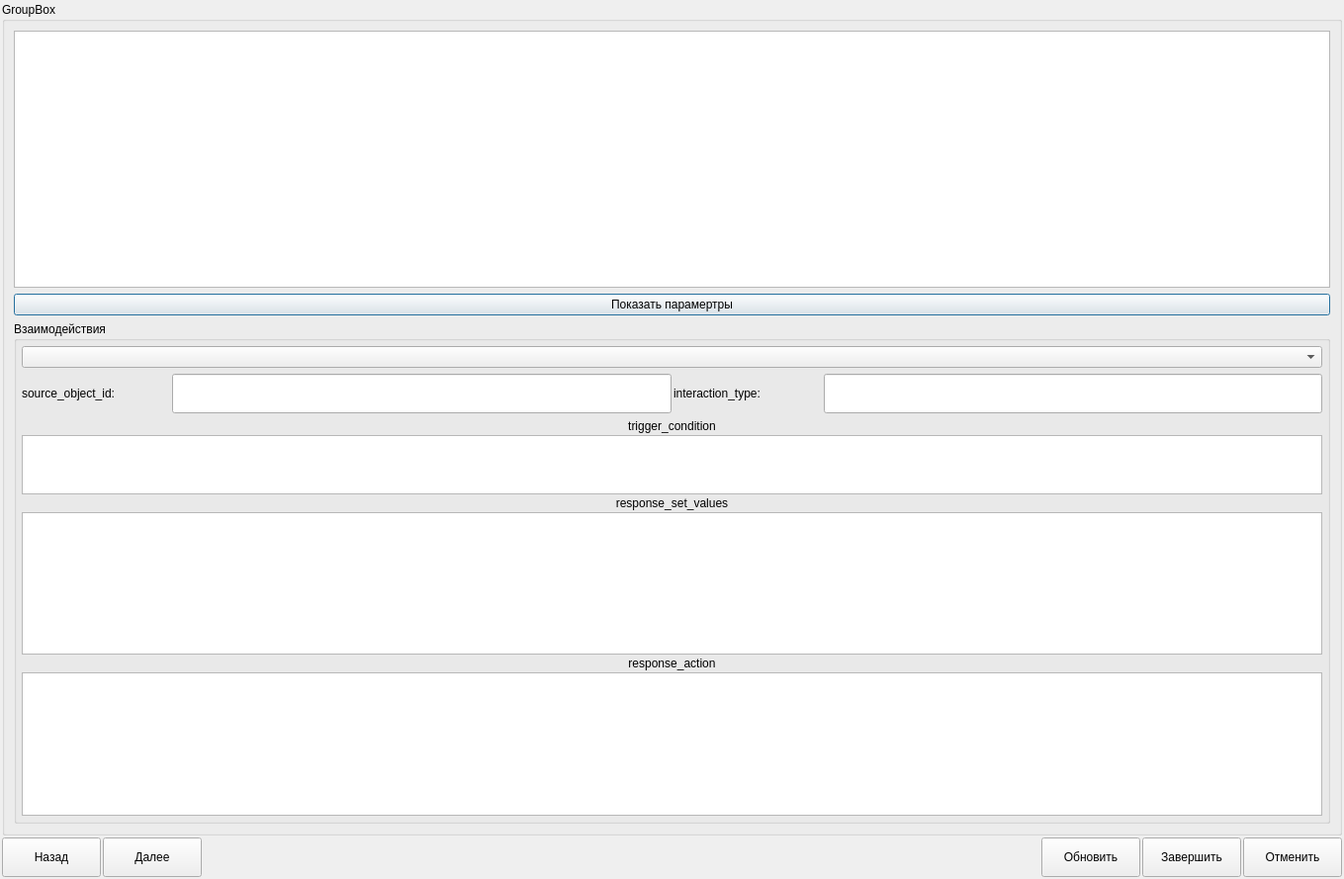
<?xml version="1.0" encoding="UTF-8"?>
<ui version="4.0">
 <class>DAddScenarioInteraction</class>
 <widget class="QDialog" name="DAddScenarioInteraction">
  <property name="geometry">
   <rect>
    <x>0</x>
    <y>0</y>
    <width>1359</width>
    <height>889</height>
   </rect>
  </property>
  <property name="windowTitle">
   <string>DAddScenarioInteraction</string>
  </property>
  <property name="sizeGripEnabled">
   <bool>false</bool>
  </property>
  <layout class="QVBoxLayout" name="verticalLayout">
   <property name="spacing">
    <number>2</number>
   </property>
   <property name="leftMargin">
    <number>2</number>
   </property>
   <property name="topMargin">
    <number>2</number>
   </property>
   <property name="rightMargin">
    <number>2</number>
   </property>
   <property name="bottomMargin">
    <number>2</number>
   </property>
   <item>
    <widget class="QStackedWidget" name="swInteraction">
     <property name="currentIndex">
      <number>1</number>
     </property>
     <widget class="QWidget" name="pageInteractions">
      <layout class="QVBoxLayout" name="verticalLayout_2">
       <property name="spacing">
        <number>2</number>
       </property>
       <property name="leftMargin">
        <number>0</number>
       </property>
       <property name="topMargin">
        <number>0</number>
       </property>
       <property name="rightMargin">
        <number>0</number>
       </property>
       <property name="bottomMargin">
        <number>0</number>
       </property>
       <item>
        <widget class="QGroupBox" name="gbInteractions">
         <property name="title">
          <string>Шаблоны взаимодействий</string>
         </property>
         <layout class="QVBoxLayout" name="verticalLayout_3">
          <property name="spacing">
           <number>2</number>
          </property>
          <property name="leftMargin">
           <number>0</number>
          </property>
          <property name="topMargin">
           <number>0</number>
          </property>
          <property name="rightMargin">
           <number>0</number>
          </property>
          <property name="bottomMargin">
           <number>0</number>
          </property>
          <item>
           <widget class="QListWidget" name="lwInteractions">
            <property name="styleSheet">
             <string notr="true">QListWidget::item { border-bottom: 1px solid #818181; color: white; background: transparent; }
QListWidget::item:selected { border-bottom: 1px solid #818181; color: black;  background: #d2d2d2; }</string>
            </property>
           </widget>
          </item>
         </layout>
        </widget>
       </item>
      </layout>
     </widget>
     <widget class="QWidget" name="pageFilling">
      <layout class="QVBoxLayout" name="verticalLayout_4">
       <property name="spacing">
        <number>2</number>
       </property>
       <property name="leftMargin">
        <number>0</number>
       </property>
       <property name="topMargin">
        <number>0</number>
       </property>
       <property name="rightMargin">
        <number>0</number>
       </property>
       <property name="bottomMargin">
        <number>0</number>
       </property>
       <item>
        <widget class="QGroupBox" name="gbFillingInteraction">
         <property name="title">
          <string>GroupBox</string>
         </property>
         <layout class="QVBoxLayout" name="verticalLayout_5">
          <item>
           <widget class="QListWidget" name="lwObjects">
            <property name="minimumSize">
             <size>
              <width>0</width>
              <height>260</height>
             </size>
            </property>
            <property name="maximumSize">
             <size>
              <width>16777215</width>
              <height>16777215</height>
             </size>
            </property>
            <property name="styleSheet">
             <string notr="true">QListWidget::item { border-bottom: 1px solid lightgray; }</string>
            </property>
           </widget>
          </item>
          <item>
           <widget class="QPushButton" name="btnShowInteractionScript">
            <property name="text">
             <string>Показать парамертры</string>
            </property>
            <property name="checkable">
             <bool>true</bool>
            </property>
            <property name="checked">
             <bool>false</bool>
            </property>
           </widget>
          </item>
          <item>
           <widget class="QGroupBox" name="gbParameters">
            <property name="minimumSize">
             <size>
              <width>0</width>
              <height>100</height>
             </size>
            </property>
            <property name="title">
             <string>Взаимодействия</string>
            </property>
            <layout class="QVBoxLayout" name="verticalLayout_6">
             <property name="spacing">
              <number>2</number>
             </property>
             <property name="leftMargin">
              <number>5</number>
             </property>
             <property name="topMargin">
              <number>5</number>
             </property>
             <property name="rightMargin">
              <number>5</number>
             </property>
             <property name="bottomMargin">
              <number>5</number>
             </property>
             <item>
              <widget class="QComboBox" name="cbInteractions"/>
             </item>
             <item>
              <layout class="QHBoxLayout" name="horizontalLayout_2">
               <property name="leftMargin">
                <number>0</number>
               </property>
               <property name="topMargin">
                <number>4</number>
               </property>
               <property name="rightMargin">
                <number>0</number>
               </property>
               <property name="bottomMargin">
                <number>4</number>
               </property>
               <item>
                <widget class="QLabel" name="label_2">
                 <property name="minimumSize">
                  <size>
                   <width>150</width>
                   <height>0</height>
                  </size>
                 </property>
                 <property name="text">
                  <string>source_object_id:</string>
                 </property>
                </widget>
               </item>
               <item>
                <widget class="QLineEdit" name="edtSourceObjectId">
                 <property name="minimumSize">
                  <size>
                   <width>0</width>
                   <height>40</height>
                  </size>
                 </property>
                </widget>
               </item>
               <item>
                <widget class="QLabel" name="label_3">
                 <property name="minimumSize">
                  <size>
                   <width>150</width>
                   <height>0</height>
                  </size>
                 </property>
                 <property name="text">
                  <string>interaction_type:</string>
                 </property>
                </widget>
               </item>
               <item>
                <widget class="QLineEdit" name="edtInteractionType">
                 <property name="minimumSize">
                  <size>
                   <width>0</width>
                   <height>40</height>
                  </size>
                 </property>
                </widget>
               </item>
              </layout>
             </item>
             <item>
              <widget class="QLabel" name="label_7">
               <property name="text">
                <string>trigger_condition</string>
               </property>
               <property name="alignment">
                <set>Qt::AlignCenter</set>
               </property>
              </widget>
             </item>
             <item>
              <widget class="QTextEdit" name="tEdtTriggerCondition">
               <property name="maximumSize">
                <size>
                 <width>16777215</width>
                 <height>60</height>
                </size>
               </property>
              </widget>
             </item>
             <item>
              <widget class="QLabel" name="label_8">
               <property name="text">
                <string>response_set_values</string>
               </property>
               <property name="alignment">
                <set>Qt::AlignCenter</set>
               </property>
              </widget>
             </item>
             <item>
              <widget class="QTextEdit" name="tEdtResponseSetValues">
               <property name="maximumSize">
                <size>
                 <width>16777215</width>
                 <height>16777215</height>
                </size>
               </property>
              </widget>
             </item>
             <item>
              <widget class="QLabel" name="label_9">
               <property name="text">
                <string>response_action</string>
               </property>
               <property name="alignment">
                <set>Qt::AlignCenter</set>
               </property>
              </widget>
             </item>
             <item>
              <widget class="QTextEdit" name="tEdtResponseAction"/>
             </item>
            </layout>
           </widget>
          </item>
         </layout>
        </widget>
       </item>
      </layout>
     </widget>
    </widget>
   </item>
   <item>
    <layout class="QHBoxLayout" name="horizontalLayout">
     <property name="spacing">
      <number>2</number>
     </property>
     <item>
      <widget class="QPushButton" name="btnPrior">
       <property name="enabled">
        <bool>true</bool>
       </property>
       <property name="minimumSize">
        <size>
         <width>100</width>
         <height>40</height>
        </size>
       </property>
       <property name="text">
        <string>Назад</string>
       </property>
      </widget>
     </item>
     <item>
      <widget class="QPushButton" name="btnNext">
       <property name="enabled">
        <bool>true</bool>
       </property>
       <property name="minimumSize">
        <size>
         <width>100</width>
         <height>40</height>
        </size>
       </property>
       <property name="text">
        <string>Далее</string>
       </property>
      </widget>
     </item>
     <item>
      <spacer name="horizontalSpacer">
       <property name="orientation">
        <enum>Qt::Horizontal</enum>
       </property>
       <property name="sizeHint" stdset="0">
        <size>
         <width>40</width>
         <height>20</height>
        </size>
       </property>
      </spacer>
     </item>
     <item>
      <widget class="QPushButton" name="btnUpdate">
       <property name="enabled">
        <bool>true</bool>
       </property>
       <property name="minimumSize">
        <size>
         <width>100</width>
         <height>40</height>
        </size>
       </property>
       <property name="text">
        <string>Обновить</string>
       </property>
      </widget>
     </item>
     <item>
      <widget class="QPushButton" name="btnAdd">
       <property name="enabled">
        <bool>true</bool>
       </property>
       <property name="minimumSize">
        <size>
         <width>100</width>
         <height>40</height>
        </size>
       </property>
       <property name="text">
        <string>Завершить</string>
       </property>
      </widget>
     </item>
     <item>
      <widget class="QPushButton" name="btnCancel">
       <property name="minimumSize">
        <size>
         <width>100</width>
         <height>40</height>
        </size>
       </property>
       <property name="text">
        <string>Отменить</string>
       </property>
      </widget>
     </item>
    </layout>
   </item>
  </layout>
 </widget>
 <resources/>
 <connections/>
</ui>
